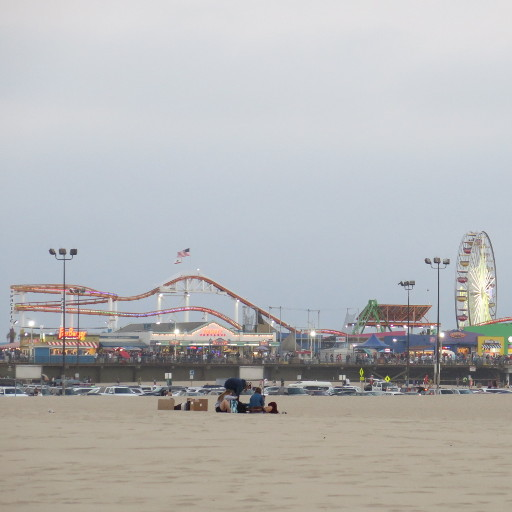
#> input picture _downloads/4870ca8dec620bf03a44197a82916799/santamonica.jpg, 512 x 512 px, found by its file name
$ jupyter execute lab16.ipynb   (shell and % lines are left out)
#> lines starting #> are read from the running program, lines starting #| are printed output that depends on the picture
(P:lab16)=
# Segmentation by histogram thresholding

* Load the image <a href="../_static/data/santamonica.jpg">santamonica.jpg</a> and convert it to grayscale.

* Display its histogram with `matplotlib.pyplot.hist`,
  after having vectorized the image with `numpy.ravel`.

* Try different bin number and discuss the result: what do you observe?

* Choose a suitable threshold to segment the image into two classes.
  To perform thresholding, the easiest way is to display the image
  ```
  f > threshold
  ```
  where `f` is the image to threshold and `threshold` is, well... the threshold value.

```{div} correction
```
## Correction

### Objectives

* display and manipulate a histogram
* define a threshold from a histogram

### Image histogram

[cell 1]
import skimage.io as io
import skimage.color as clr
import matplotlib.pyplot as plt
import numpy as np

[cell 2]
f = io.imread("santamonica.jpg")
#> f is the input picture: shape (512, 512, 3); mean R, G, B 181.2, 181.3, 181.7
f = clr.rgb2gray(f)
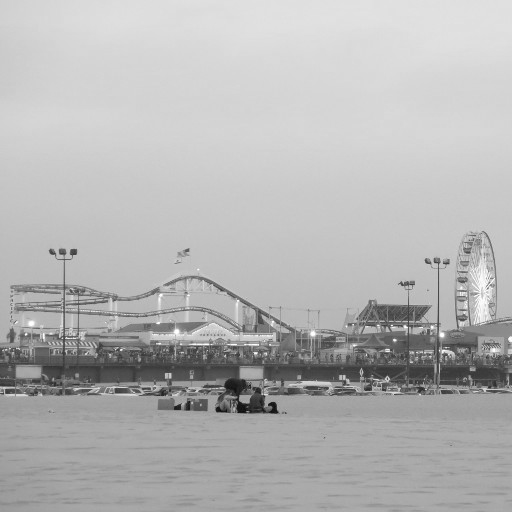
#> f: shape (512, 512) float64; min 0.0467, max 1, mean 0.711
plt.figure(figsize=(7,7))
plt.imshow(f, cmap="gray")
plt.title('Santa Monica Pier')
plt.show()

The histogram is obtained with `matplotlib.pyplot.hist`.
As this function calculates the image from a vector, it must be used on the vectorized image, and not the image itself.
The vectorized image is obtained with `numpy.ravel`.
The pixels in a vectorized image are arrange in one dimension.

The histogram of the image is not unique: the number of bins must be specified.
Generally, we choose as many bins as gray levels, but this is not mandatory.
The following histograms are obtained with 16, 64 and 256 bins.
Note that the intensities of the image are not between 0 and 255 but between 0 and 1:
do you know why (ask the teacher if you cannot get the solution)?

[cell 3]
for k in [16, 64, 256]:

    plt.figure()
    plt.hist( f.ravel(), bins=k)
    plt.title("%d bins" % k)
    plt.show()
#> this loop made 3 passes
#> pass 1, `plt.show()`:
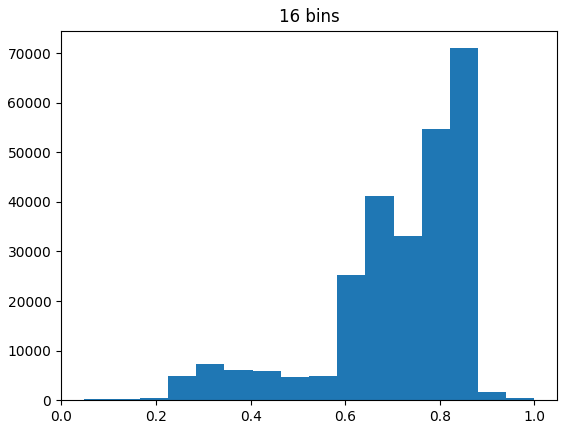
#> figure drawn by matplotlib, 1 panel; tallest bar 71002 high, from x = 0.821 to 0.881
#> pass 2, `plt.show()`:
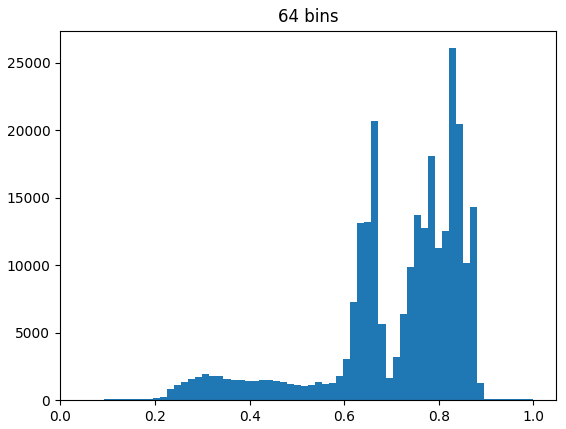
#> figure drawn by matplotlib, 1 panel; tallest bar 26081 high, from x = 0.821 to 0.836

On the one hand, we easily observe that if the number of bars is low, then the distribution is coarse and some details
(such as the presence of two modes after 0.5) are not visible.
On the other hand, if the bin number is high, then we may have too much detail to analyse the result.
In conclusion, the bin number does not necessarily have to be equal to the number of gray levels in the image,
it depends on what we are going to do with the histogram!

### Segmentation in 2 classes

The presence of several modes in the histogram implies several possible thresholds.
The two images below correspond to the thresholds obtained around the three modes of the histogram.

[cell 4]
for seuil in [0.55, 0.70]:
    plt.figure(figsize=(7,7))
    plt.imshow(f>seuil, cmap="gray")
    plt.title("Threshold = %.2f" % seuil)
    plt.show()
#> this loop made 2 passes
#> pass 1, `plt.show()`:
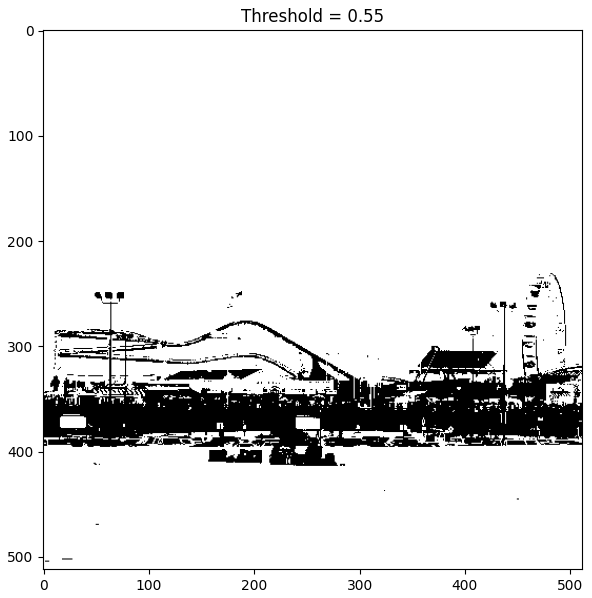
#> figure drawn by matplotlib, 1 panel
#> pass 2, `plt.show()`:
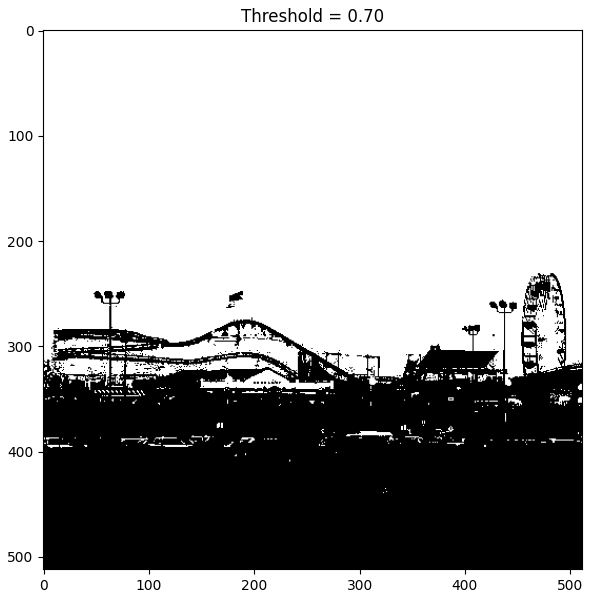
#> figure drawn by matplotlib, 1 panel

### Segmentation in 3 classes

The histogram is a tool that represents the distribution of the intensities in an image.
We used it in this exercise to define a threshold on the image, then segmenting the image into two classes.
Furthermore, we can define several thresholds to obtain a segmentation with more than two classes, as for example in the image below.

How can you get this result?
Besides, which modes in the histogram correspond to the three identified zones?

[cell 5]
plt.figure(figsize=(7,7))
plt.imshow(1*(f>0.55)+1*(f>0.70), cmap="gray");
plt.show()
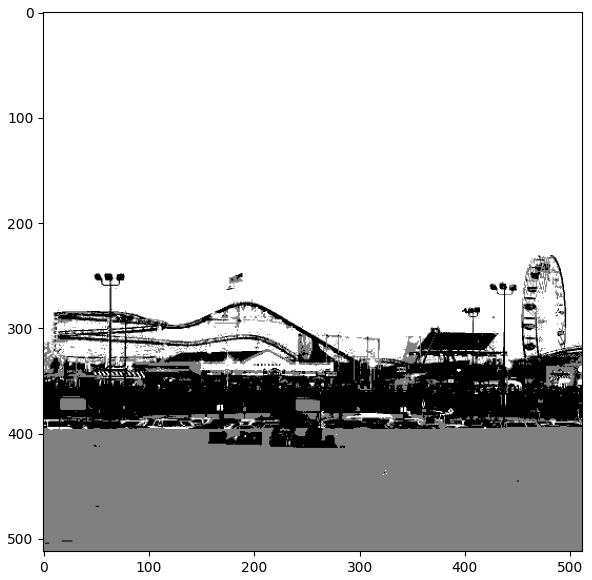
#> figure drawn by matplotlib, 1 panel
